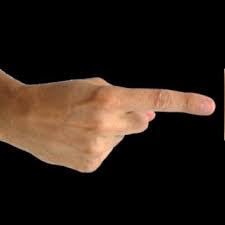
#> input picture 2017_Spring/opencv_tutorials/ASL_one_rot.jpg, 225 x 225 px
$ python ot14_featureMatching.py
#> lines starting #> are read from the running program, lines starting #| are printed output that depends on the picture
# ot14_featureMatching.py - find template image that can be in different size, lighting, angle, or rotation
# ref
# - https://pythonprogramming.net/feature-matching-homography-python-opencv-tutorial/
# - http://docs.opencv.org/3.0-beta/doc/py_tutorials/py_feature2d/py_matcher/py_matcher.html

import numpy as np
import cv2
import matplotlib.pyplot as plt

# [20 lines of commented-out code are left out]


### with our data ###
#img1 = cv2.imread('ASL_one_captured.png', 0)
img1 = cv2.imread('ASL_one_rot.jpg', 0)
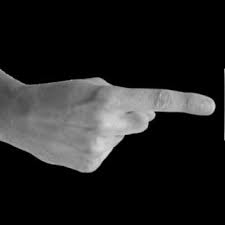
#> img1: shape (225, 225); min 0, max 225, mean 33.1
img2 = cv2.imread('ASL_one_youtube.png', 0)
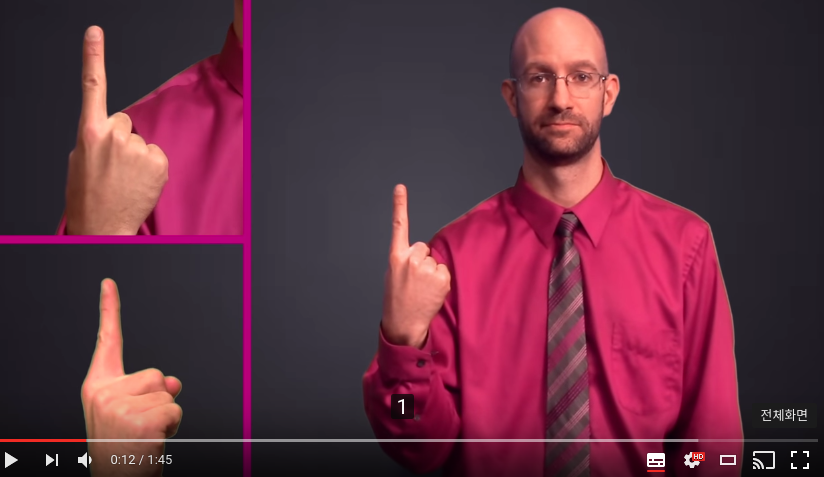
#> input picture 2017_Spring/opencv_tutorials/ASL_one_youtube.png, 824 x 477 px
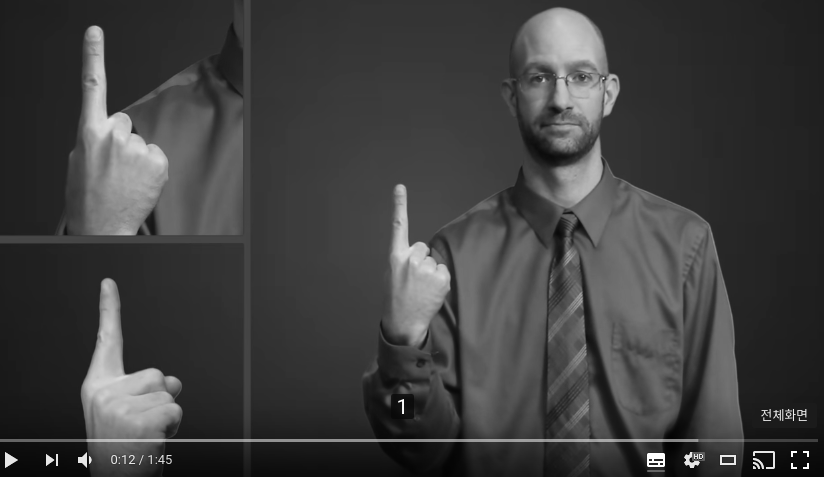
#> img2: shape (477, 824); min 3, max 255, mean 63.1

# feature detector
orb = cv2.ORB_create()

# find the key points and their descriptors
kp1, des1 = orb.detectAndCompute(img1, None)
#> kp1 = 132 keypoints; strongest (x, y, size): (156, 112, 31), (156, 113, 37.2), (159, 112, 53.6), (155, 115, 37.2)
kp2, des2 = orb.detectAndCompute(img2, None)
#> kp2 = 500 keypoints; strongest (x, y, size): (402, 400, 31), (399, 401, 31), (402, 401, 37.2), (400, 404, 31)

# BFMatcher object
bf = cv2.BFMatcher(cv2.NORM_HAMMING, crossCheck=True)

matches = bf.match(des1, des2) # create matches of the descriptors
#> matches = 51 matches
matches = sorted(matches, key = lambda x:x.distance) # sort them based on their distances

# draw the first 10 matches
img3 = cv2.drawMatches(img1, kp1, img2, kp2, matches[:10], None, flags=2)
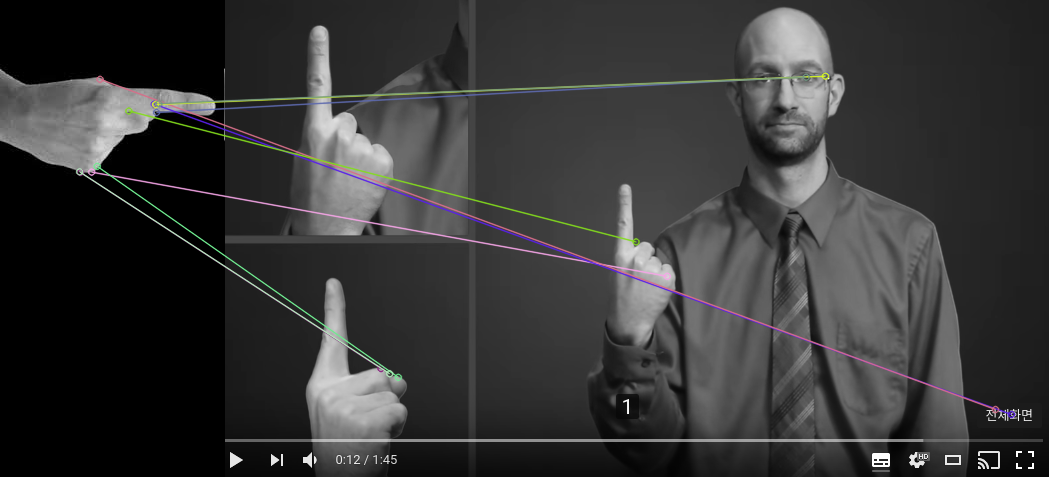
#> img3: shape (477, 1049, 3); mean of channels 0, 1, 2 54, 54, 54.1; drawn as B, G, R
plt.imshow(img3)
plt.show()

cv2.imwrite('featureMatch.png', img3)
